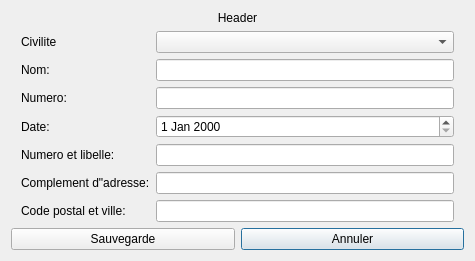
<?xml version="1.0" encoding="UTF-8"?>
<ui version="4.0">
 <class>formheaderDialog</class>
 <widget class="QDialog" name="formheaderDialog">
  <property name="geometry">
   <rect>
    <x>0</x>
    <y>0</y>
    <width>475</width>
    <height>261</height>
   </rect>
  </property>
  <property name="sizePolicy">
   <sizepolicy hsizetype="Expanding" vsizetype="Expanding">
    <horstretch>0</horstretch>
    <verstretch>0</verstretch>
   </sizepolicy>
  </property>
  <property name="minimumSize">
   <size>
    <width>432</width>
    <height>200</height>
   </size>
  </property>
  <property name="windowTitle">
   <string>Dialog</string>
  </property>
  <layout class="QGridLayout" name="gridLayout">
   <item row="2" column="1">
    <widget class="QPushButton" name="pushButton_2">
     <property name="text">
      <string>Annuler</string>
     </property>
    </widget>
   </item>
   <item row="2" column="0">
    <widget class="QPushButton" name="pushButton">
     <property name="text">
      <string>Sauvegarde</string>
     </property>
    </widget>
   </item>
   <item row="1" column="0" colspan="2">
    <layout class="QFormLayout" name="formLayout">
     <property name="leftMargin">
      <number>10</number>
     </property>
     <property name="rightMargin">
      <number>10</number>
     </property>
     <item row="1" column="0">
      <widget class="QLabel" name="label">
       <property name="text">
        <string>Nom:</string>
       </property>
      </widget>
     </item>
     <item row="3" column="0">
      <widget class="QLabel" name="label_2">
       <property name="text">
        <string>Numero:</string>
       </property>
      </widget>
     </item>
     <item row="4" column="0">
      <widget class="QLabel" name="label_3">
       <property name="text">
        <string>Date:</string>
       </property>
      </widget>
     </item>
     <item row="5" column="0">
      <widget class="QLabel" name="label_4">
       <property name="text">
        <string>Numero et libelle:</string>
       </property>
      </widget>
     </item>
     <item row="6" column="0">
      <widget class="QLabel" name="label_5">
       <property name="text">
        <string>Complement d&quot;adresse:</string>
       </property>
      </widget>
     </item>
     <item row="1" column="1">
      <widget class="QLineEdit" name="lineEdit"/>
     </item>
     <item row="3" column="1">
      <widget class="QLineEdit" name="lineEdit_2"/>
     </item>
     <item row="4" column="1">
      <widget class="QDateEdit" name="dateEdit"/>
     </item>
     <item row="5" column="1">
      <widget class="QLineEdit" name="lineEdit_3"/>
     </item>
     <item row="6" column="1">
      <widget class="QLineEdit" name="lineEdit_4"/>
     </item>
     <item row="7" column="1">
      <widget class="QLineEdit" name="lineEdit_5">
       <property name="minimumSize">
        <size>
         <width>0</width>
         <height>0</height>
        </size>
       </property>
      </widget>
     </item>
     <item row="7" column="0">
      <widget class="QLabel" name="label_6">
       <property name="text">
        <string>Code postal et ville:</string>
       </property>
      </widget>
     </item>
     <item row="0" column="0">
      <widget class="QLabel" name="label_8">
       <property name="text">
        <string>Civilite</string>
       </property>
      </widget>
     </item>
     <item row="0" column="1">
      <widget class="QComboBox" name="comboBox">
       <item>
        <property name="text">
         <string/>
        </property>
       </item>
       <item>
        <property name="text">
         <string>M </string>
        </property>
       </item>
       <item>
        <property name="text">
         <string>Mme </string>
        </property>
       </item>
       <item>
        <property name="text">
         <string>M &amp; Mme </string>
        </property>
       </item>
      </widget>
     </item>
    </layout>
   </item>
   <item row="0" column="0" colspan="2">
    <widget class="QLabel" name="label_7">
     <property name="text">
      <string>Header</string>
     </property>
     <property name="alignment">
      <set>Qt::AlignCenter</set>
     </property>
    </widget>
   </item>
  </layout>
 </widget>
 <tabstops>
  <tabstop>comboBox</tabstop>
  <tabstop>lineEdit</tabstop>
  <tabstop>lineEdit_2</tabstop>
  <tabstop>dateEdit</tabstop>
  <tabstop>lineEdit_3</tabstop>
  <tabstop>lineEdit_4</tabstop>
  <tabstop>lineEdit_5</tabstop>
  <tabstop>pushButton</tabstop>
  <tabstop>pushButton_2</tabstop>
 </tabstops>
 <resources/>
 <connections/>
</ui>
